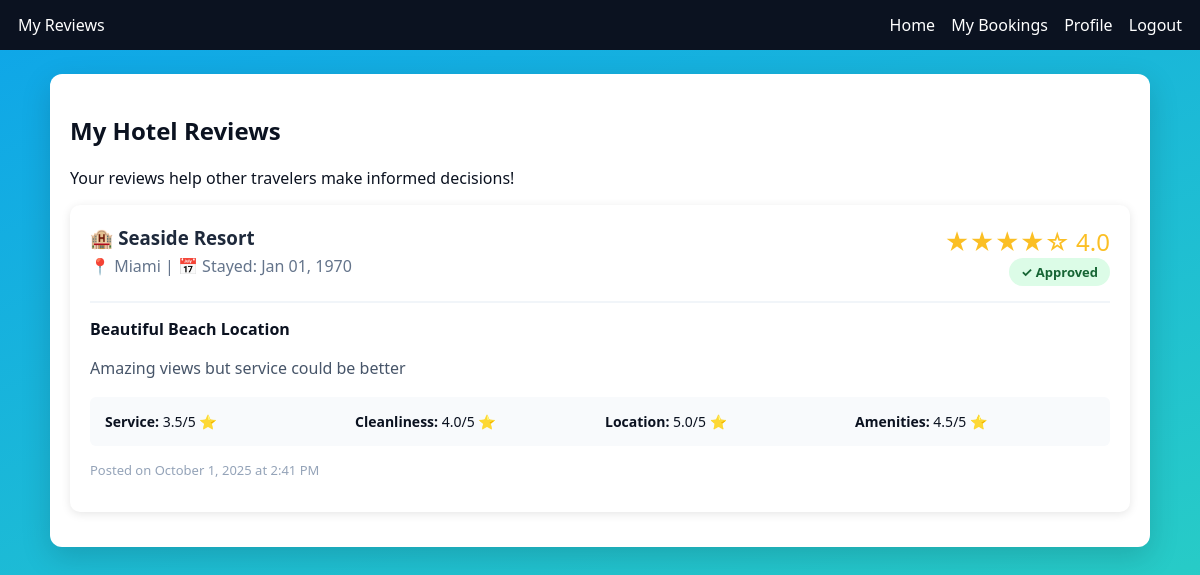
Screenshot of /pages/guest/guest_my_reviews.php (signed in) with the database file from the repository.
### tables this page shows
CREATE TABLE reviews (
  review_id INT AUTO_INCREMENT PRIMARY KEY,
  hotel_id INT NOT NULL,
  guest_id INT NOT NULL,
  booking_id INT,
  rating DECIMAL(2,1) NOT NULL,
  title VARCHAR(200),
  comment TEXT,
  service_rating DECIMAL(2,1),
  cleanliness_rating DECIMAL(2,1),
  location_rating DECIMAL(2,1),
  amenities_rating DECIMAL(2,1),
  is_approved TINYINT DEFAULT 0,
  admin_response TEXT,
  created_at TIMESTAMP DEFAULT current_timestamp(),
  updated_at TIMESTAMP DEFAULT current_timestamp() ON UPDATE current_timestamp(),
  KEY idx_review_hotel (hotel_id),
  KEY idx_review_guest (guest_id),
  KEY idx_review_booking (booking_id),
  KEY idx_review_hotel_approved (hotel_id,is_approved,created_at),
  CONSTRAINT fk_review_hotel FOREIGN KEY (hotel_id) REFERENCES hotels (hotel_id) ON DELETE CASCADE,
  CONSTRAINT fk_review_guest FOREIGN KEY (guest_id) REFERENCES guests (guest_id) ON DELETE CASCADE,
  CONSTRAINT fk_review_booking FOREIGN KEY (booking_id) REFERENCES bookings (booking_id) ON DELETE SET NULL
);

CREATE TABLE hotels (
  hotel_id INT AUTO_INCREMENT PRIMARY KEY,
  hotel_name VARCHAR(100) NOT NULL,
  email VARCHAR(100) NOT NULL UNIQUE,
  password VARCHAR(255) NOT NULL,
  description TEXT,
  address VARCHAR(255),
  city VARCHAR(50),
  state VARCHAR(50),
  country VARCHAR(50),
  postal_code VARCHAR(20),
  phone VARCHAR(20),
  star_rating DECIMAL(2,1),
  total_rooms INT DEFAULT 0,
  amenities LONGTEXT CHECK (json_valid(amenities)),
  check_in_time TIME DEFAULT '14:00:00',
  check_out_time TIME DEFAULT '11:00:00',
  established_year INT,
  license_number VARCHAR(50),
  created_at TIMESTAMP DEFAULT current_timestamp(),
  updated_at TIMESTAMP DEFAULT current_timestamp() ON UPDATE current_timestamp(),
  is_active TINYINT DEFAULT 1,
  KEY idx_hotel_city (city),
  KEY idx_star_rating (star_rating),
  FULLTEXT KEY ft_hotel_search (hotel_name,description,city)
);

### pages/guest/guest_my_reviews.php (the view, shortened to what this page needs)
<?php
require_once("../../includes/db_connect.php");
$guest_id = $_SESSION['guest_id'];
$reviews_query = "SELECT r.*, h.hotel_name, h.city, b.check_in, b.check_out
                  FROM reviews r
                  JOIN hotels h ON r.hotel_id = h.hotel_id
                  LEFT JOIN bookings b ON r.booking_id = b.booking_id
                  WHERE r.guest_id = ?
                  ORDER BY r.created_at DESC";
$stmt = $conn->prepare($reviews_query);
$stmt->bind_param("i", $guest_id);
$stmt->execute();
$reviews = $stmt->get_result();
?>
<!DOCTYPE html>
<html>
<head>
    <link rel="stylesheet" href="../../css/style.css">
</head>
<body>
<div class="header">
    <div>My Reviews</div>
    <div class="nav">
        <a href="guest_home.php">Home</a>
        <a href="guest_my_bookings.php">My Bookings</a>
        <a href="guest_profile.php">Profile</a>
        <a href="guest_logout.php">Logout</a>
    </div>
</div>
<div class="main">
    <h2>My Hotel Reviews</h2>
    <p>Your reviews help other travelers make informed decisions!</p>
    <?php if ($reviews->num_rows > 0): ?>
        <?php while ($review = $reviews->fetch_assoc()): ?>
            <div class="review-card">
                <div class="review-header">
                    <div class="hotel-info">
                        <h3>🏨 <?= htmlspecialchars($review['hotel_name']) ?></h3>
                        <p style="color: #64748b; margin: 0;">
                            📍 <?= htmlspecialchars($review['city']) ?> |
                            📅 Stayed: <?= date('M d, Y', strtotime($review['check_in'])) ?>
                        </p>
                    </div>
                    <div style="text-align: right;">
                        <div class="rating-display">
                            <?php
                            $rating = $review['rating'];
                            for ($i = 1; $i <= 5; $i++) {
                                echo $i <= $rating ? '★' : '☆';
                            }
                            echo " " . number_format($rating, 1);
                            ?>
                        </div>
                        <span class="review-status <?= $review['is_approved'] ? 'status-approved' : 'status-pending' ?>">
                            <?= $review['is_approved'] ? '✓ Approved' : '⏳ Pending Review' ?>
                        </span>
                    </div>
                </div>
                <?php if ($review['title']): ?>
                    <h4 style="margin: 10px 0;"><?= htmlspecialchars($review['title']) ?></h4>
                <?php endif; ?>
                <p style="color: #475569; line-height: 1.6;">
                    <?= nl2br(htmlspecialchars($review['comment'])) ?>
                </p>
                <?php if ($review['service_rating'] || $review['cleanliness_rating'] ||
                         $review['location_rating'] || $review['amenities_rating']): ?>
                    <div class="detailed-ratings">
                        <?php if ($review['service_rating']): ?>
                            <div class="rating-item">
                                <strong>Service:</strong> <?= $review['service_rating'] ?>/5 ⭐
                            </div>
                        <?php endif; ?>
                        <?php if ($review['cleanliness_rating']): ?>
                            <div class="rating-item">
                                <strong>Cleanliness:</strong> <?= $review['cleanliness_rating'] ?>/5 ⭐
                            </div>
                        <?php endif; ?>
                        <?php if ($review['location_rating']): ?>
                            <div class="rating-item">
                                <strong>Location:</strong> <?= $review['location_rating'] ?>/5 ⭐
                            </div>
                        <?php endif; ?>
                        <?php if ($review['amenities_rating']): ?>
                            <div class="rating-item">
                                <strong>Amenities:</strong> <?= $review['amenities_rating'] ?>/5 ⭐
                            </div>
                        <?php endif; ?>
                    </div>
                <?php endif; ?>
                <p style="color: #94a3b8; font-size: 13px; margin-top: 15px;">
                    Posted on <?= date('F j, Y \a\t g:i A', strtotime($review['created_at'])) ?>
                </p>
            </div>
        <?php endwhile; ?>
    <?php endif; ?>
</div>
</body>
</html>

### css/style.css (style rules this page uses)
* { box-sizing:border-box }
body { margin:0;font-family:system-ui,-apple-system,Segoe UI,Roboto,Arial,sans-serif; background:linear-gradient(160deg,#0ea5e9 0%,#2dd4bf 100%);min-height:100vh;color:#0b1220 }
a { color:#0b78e3;text-decoration:none }
.header { background:#0b1220;color:#fff;padding:14px 18px;display:flex;justify-content:space-between;align-items:center }
.header .nav a { color:#fff;margin-left:12px }
.main { max-width:1100px;margin:24px auto;background:#fff;padding:20px;border-radius:12px;box-shadow:0 10px 30px rgba(0,0,0,.15) }

### pages/guest/guest_my_reviews.php (style rules this page uses)
.review-card { background: white; padding: 20px; margin: 15px 0; border-radius: 10px; box-shadow: 0 2px 10px rgba(0,0,0,0.1); }
.review-header { display: flex; justify-content: space-between; align-items: start; margin-bottom: 15px; padding-bottom: 15px; border-bottom: 2px solid #f1f5f9; }
.hotel-info h3 { margin: 0 0 5px 0; color: #1e293b; }
.rating-display { font-size: 24px; color: #fbbf24; }
.review-status { display: inline-block; padding: 5px 12px; border-radius: 20px; font-size: 13px; font-weight: bold; }
.status-approved { background: #dcfce7; color: #166534; }
.detailed-ratings { display: grid; grid-template-columns: repeat(auto-fit, minmax(150px, 1fr)); gap: 10px; margin: 15px 0; background: #f8fafc; padding: 15px; border-radius: 6px; }
.rating-item { font-size: 14px; }

### rows the page displays
reviews: hotel.hotel_name "Seaside Resort", hotel.city "Miami", check_in "Jan 01, 1970", rating "4.0", is_approved "✓ Approved", title "Beautiful Beach Location", comment "Amazing views but service could be better", service_rating "3.5", cleanliness_rating "4.0", location_rating "5.0", amenities_rating "4.5", created_at "October 1, 2025 at 2:41 PM"
